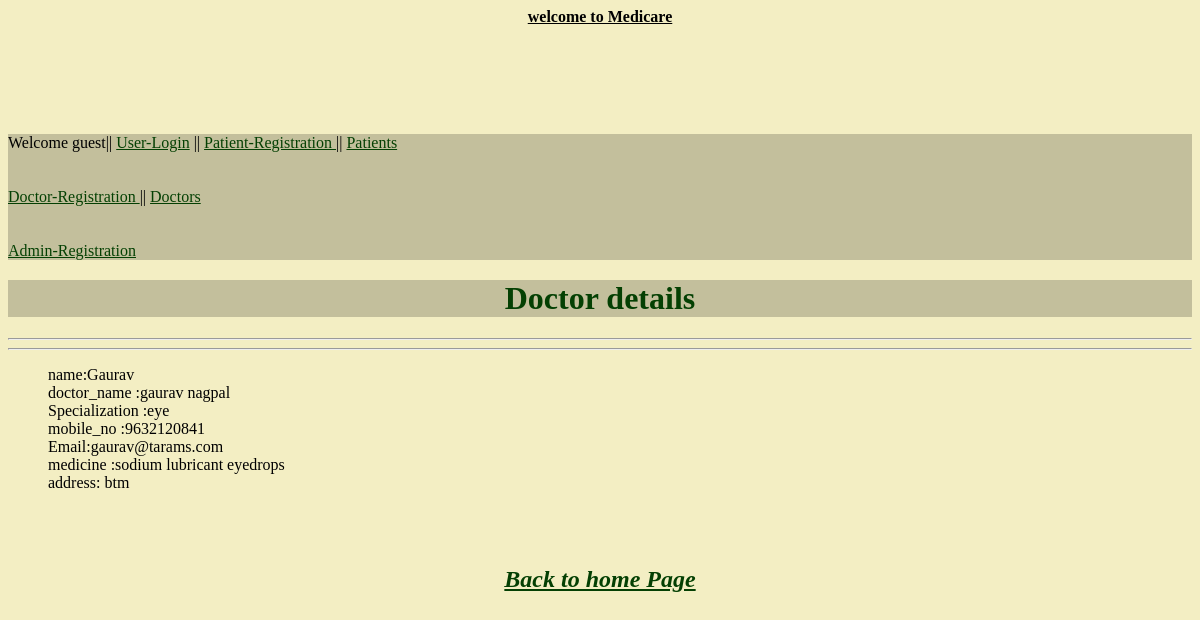
/patients/doctorhome/1/, run on an earlier commit of the app's database.
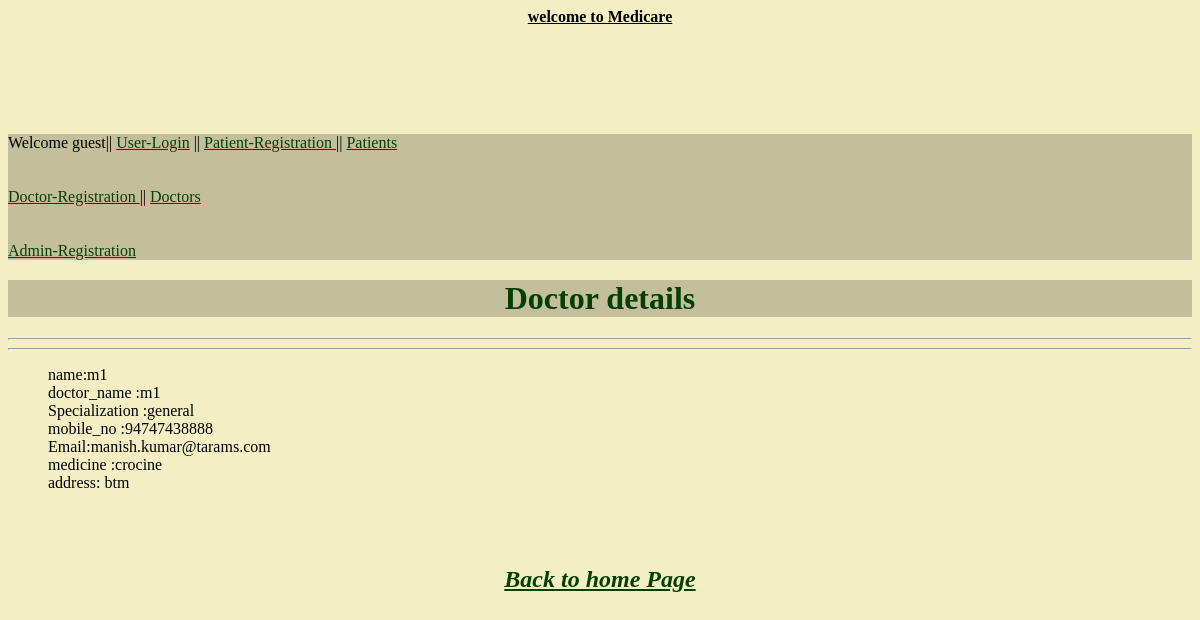
And on a later commit of the database.
### patients/models.py (models this page shows)
class Doctors(models.Model):
    doctor = models.ForeignKey(User,unique=True)
    doctor_name    = models.CharField(max_length = 30,null = True)
    specialization = models.CharField(max_length = 30,null = True)
    medicine     =  models.CharField(max_length = 75,null = True)
    mobile_no      = models.IntegerField(null = True)
    address        = models.TextField(null = True)

### patients/views.py (the view)
# urls.py: url(r'doctorhome/(?P<u_id>\d+)/$','patients.views.doctorhome'),
def doctorhome(request,u_id):
    users = Doctors.objects.get(id = u_id)
    return render_to_response('patients/doctorhome.html',locals())

### templates/patients/doctorhome.html (shortened to what this page needs)
{% extends "base.html"  %}
{%  block content %}
<h1><center>Doctor details</center></h1><hr><hr>
 <ul>
                   name:{{ users.doctor.username }}<br>
                   doctor_name :{{ users.doctor_name }}<br>
                   Specialization :{{ users.specialization }}<br>
                   mobile_no :{{ users.mobile_no }}<br>
                   Email:{{ users.doctor.email }}<br>
                   medicine :{{ users.medicine }}<br>
                   address: {{users.address}}<br>
<br><br><br>
           </ul>
       <center><h2><i><a href="/">Back to home Page</a></i></h2></center><br>
{% endblock  %}

What changed in the data, as far as the page shows it:
changed Doctors "btm": doctor.username "Gaurav" → "m1"; doctor_name "gaurav nagpal" → "m1"; specialization "eye" → "general"; mobile_no "9632120841" → "94747438888"; doctor.email "gaurav@tarams.com" → "manish.kumar@tarams.com"; medicine "sodium lubricant eyedrops" → "crocine"
